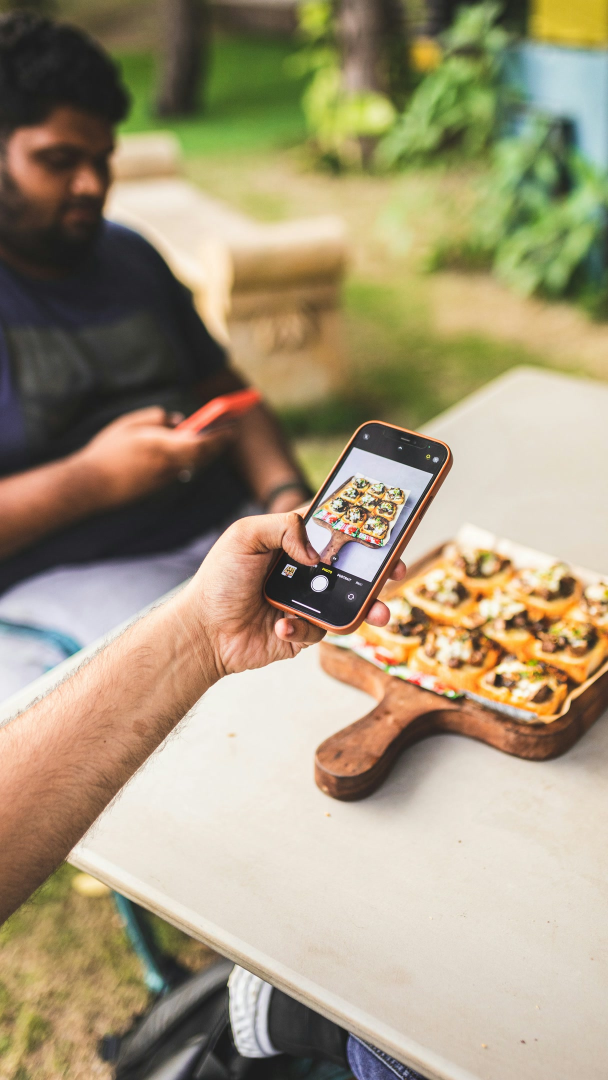
#> input picture videos/loyalty-evolution-reel/assets/stills/phone-photo-food.jpg, 1216 x 2160 px, given in place of reference-storyboard.webp, which was not available (shown at 1/2 size); the run also reads 1 picture not shown here
$ python build_storyboard.py
#> lines starting #> are read from the running program, lines starting #| are printed output that depends on the picture; pictures that were not available may be replaced by others from this repository, and a replacement may not be noted
### videos/wystak-palm-reveal/storyboard/plate.py
"""Plate analysis for the palm-tree reveal: the seaside photo, its sky model, the tree layers and a clean plate.

Everything is measured on the master plate (the seaside garden photo) and kept in fractions of its size, so a
higher-resolution copy of the same photo can be dropped in later (python3 build_storyboard.py --plate <file>).
"""
import numpy as np
from PIL import Image, ImageFilter

HORIZON = 639 / 1020          # sea horizon, as a fraction of the plate height
HEDGE = 752 / 1020            # below this line everything belongs to the garden (in front of the trees)

# the four palms (fractions of width, height): top = where the crown sits on the trunk, base = where it meets the hedge
TREES = {
    "T1": dict(top=(180 / 1020, 326 / 1020), base=(388 / 1020, 745 / 1020)),
    "T2": dict(top=(416 / 1020, 276 / 1020), base=(644 / 1020, 742 / 1020)),
    "T3": dict(top=(630 / 1020, 290 / 1020), base=(390 / 1020, 745 / 1020)),
    "T4": dict(top=(836 / 1020, 350 / 1020), base=(650 / 1020, 745 / 1020)),
}
BADGE = (0.0, 0.0, 0.115, 0.11)   # the reference sheet's frame number sits here; it is painted out of the sky


# [5 lines left out: function load, not called in this run]


def gblur(a, sigma):
    """Separable gaussian blur of an (H, W) or (H, W, C) float array."""
    squeeze = a.ndim == 2
    if squeeze:
        a = a[..., None]
    r = max(1, int(sigma * 3))
    k = np.exp(-0.5 * (np.arange(-r, r + 1) / sigma) ** 2); k /= k.sum()
    out = a.astype(np.float32)
    for ax in (0, 1):
        pad = [(0, 0)] * 3; pad[ax] = (r, r)
        p = np.pad(out, pad, mode="edge")
        acc = np.zeros_like(out)
        n = out.shape[ax]
        for i, kv in enumerate(k):
            acc += kv * (p[i:i + n] if ax == 0 else p[:, i:i + n])
        out = acc
    return out[..., 0] if squeeze else out


# [11 lines left out: function fill_from, not called in this run]


def sky_model(P):
    """A smooth model of the sky (cubic polynomial in x, y per channel), fitted on clear-sky pixels."""
    H, W, _ = P.shape
    yy, xx = np.mgrid[0:H, 0:W].astype(np.float32)
    r, g, b = P[..., 0], P[..., 1], P[..., 2]
    hz = int(HORIZON * H)
    sky = (b > r + 0.17) & (b > g + 0.03) & (yy < hz - 3)
    sky &= gblur(sky.astype(np.float32), 2) > 0.98            # away from fronds and trunks
    bx0, by0, bx1, by1 = BADGE
    sky &= ~((xx < bx1 * W) & (yy < by1 * H))
    X, Y = xx / W, yy / H
    terms = [np.ones_like(X), X, Y, X * Y, X * X, Y * Y, X * X * Y, X * Y * Y, X ** 3, Y ** 3]
    A = np.stack([t[sky] for t in terms], 1)
    model = np.zeros_like(P)
    for c in range(3):
        coef, *_ = np.linalg.lstsq(A, P[..., c][sky], rcond=None)
        model[..., c] = sum(cf * t for cf, t in zip(coef, terms))
    resid = (P - model)[sky]
    return model, sky, float(resid.std())


def tree_alpha(P, sky):
    """How much of each sky-region pixel is tree (fronds and trunks), by distance from the sky colour."""
    d = np.sqrt(((P - sky) ** 2).sum(-1))
    return np.clip((d - 0.035) / 0.30, 0, 1)

### videos/wystak-palm-reveal/storyboard/build_storyboard.py
"""WYSTAK palm-tree reveal: six storyboard frames and the 3x2 sheet.

One continuous shot of the seaside garden. The four palms (two crossing pairs that read as a W) bend, uncross and
turn navy from the ground up, become the navy W, the three passes fan out, and the shot ends on the exact logo.

How it is made (no generated images, no redrawn logo):
  * the seaside photo is the master plate; every frame starts from it, so the sky, sea, garden, fountains and people
    never change;
  * the palms are lifted off the plate: the sky behind them is rebuilt from a fitted sky model, each trunk is unwrapped
    into a bark texture strip, each crown is cut out and unmixed from the sky;
  * frames 2 and 3 redraw the trunks along new curves (the bases stay rooted) and carry the crowns on the trunk tops;
  * frames 4 to 6 use the supplied logo file, split into its navy, purple and teal layers (the colours, icons and
    angles come straight from the file). Frame 6 is the file itself.
  * the people, lamp posts and hedges in front of the trees are matted out of the plate and laid back on top.

  python3 build_storyboard.py [--plate photo.png] [--out frames_dir]
The default plate is frame 1 of the reference sheet in inbox/2026-10-10-palm-reveal/ (about 510 px, shown at 2x).
"""
import argparse, math, pathlib
import numpy as np
from PIL import Image, ImageDraw, ImageFilter, ImageFont
import plate as pl

HERE = pathlib.Path(__file__).resolve().parent
ROOT = HERE.parents[2]
REF = ROOT / "inbox" / "2026-10-10-palm-reveal" / "reference-storyboard.webp"
LOGO = ROOT / "wystak" / "instagram" / "single-posts" / "prelaunch-billboard" / "assets" / "logo-mark.png"
SIZE = 1020

# where the logo sits in the shot (logo-file pixels -> plate pixels at SIZE): centred on the garden, standing in the
# hedge; the W's two bottom vertices sit close to where the palm pairs are rooted (the roots slide the rest)
LOGO_S = 0.64
LOGO_X0, LOGO_Y0 = 150.0, 268.0
# the W's stroke ends in logo-file pixels: each palm becomes one stroke
STROKE_TOP = {"T1": (110, 190), "T3": (485, 290), "T2": (485, 290), "T4": (830, 40)}
STROKE_BASE = {"T1": (318, 752), "T3": (330, 752), "T2": (676, 752), "T4": (696, 752)}
PIVOT = (820, 760)            # the passes fan around this point (logo-file pixels), tucked into the W's foot
PASS_ANGLE = {"purple": 13.5, "teal": 24.0}   # how far each pass is fanned out from the navy pass in the file (degrees)

# things standing in front of the trees between the horizon and the hedge line (fractions of the plate)
FRONT_BOXES = [(38, 622, 64, 752), (316, 648, 348, 752), (713, 648, 748, 752), (138, 708, 232, 752),
               (328, 704, 398, 752), (468, 700, 528, 752), (562, 708, 652, 752), (710, 708, 788, 752),
               (778, 714, 868, 752)]


# where a person stands right against a trunk's foot (their head and hands are in front of it)
KEEP_ON_TRUNK = [(348, 712, 380, 752), (598, 712, 646, 752)]


# ------------------------------------------------------------------------------------------------ sampling helpers
def bilinear(img, x, y):
    """Sample an (H, W, C) float image at float coordinates (any shape), clamped to the edges."""
    H, W = img.shape[:2]
    x = np.clip(x, 0, W - 1.001); y = np.clip(y, 0, H - 1.001)
    x0 = np.floor(x).astype(int); y0 = np.floor(y).astype(int)
    fx = (x - x0)[..., None]; fy = (y - y0)[..., None]
    a = img[y0, x0]; b = img[y0, x0 + 1]; c = img[y0 + 1, x0]; d = img[y0 + 1, x0 + 1]
    return (a * (1 - fx) + b * fx) * (1 - fy) + (c * (1 - fx) + d * fx) * fy


def over(base, rgb, a):
    return base * (1 - a[..., None]) + rgb * a[..., None]


# [20 lines left out: function affine_layer, not called in this run]


def premul(rgba):
    out = rgba.copy(); out[..., :3] *= rgba[..., 3:4]; return out


def comp_premul(base, layer):
    return base * (1 - layer[..., 3:4]) + layer[..., :3]


# ------------------------------------------------------------------------------------------------ the plate
class Scene:
    def __init__(self, plate_path):
        if plate_path is None:
            ref = Image.open(REF).convert("RGB")
#> ref is the input picture: PIL image 1216x2160 RGB; mean R, G, B 163.8, 150.7, 123
            im = ref.crop((0, 0, 508, 508)).resize((SIZE, SIZE), Image.LANCZOS)
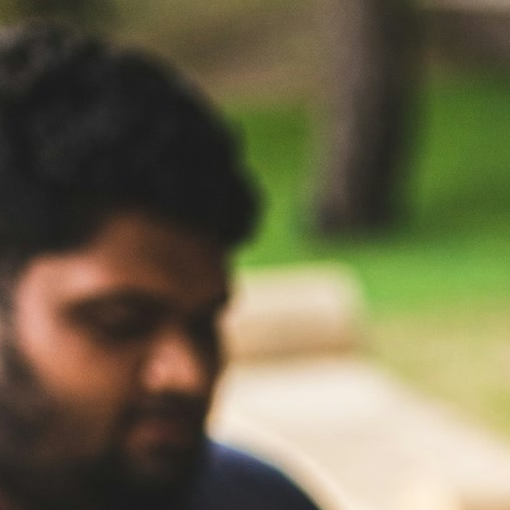
#> im: PIL image 1020x1020 RGB (shown at 1/2 size); mean R, G, B 109.2, 103.6, 76
        else:
            im = Image.open(plate_path).convert("RGB").resize((SIZE, SIZE), Image.LANCZOS)
        P = np.asarray(im).astype(np.float32) / 255
        self.P = P
        H, W, _ = P.shape
        self.H, self.W = H, W
        self.hz = int(pl.HORIZON * H)
        self.hedge = int(pl.HEDGE * H)
        self.sky, _, self.sky_sd = pl.sky_model(P)
#> in sky_model, `r, g, b = P[..., 0], P[..., 1], P[..., 2]`:
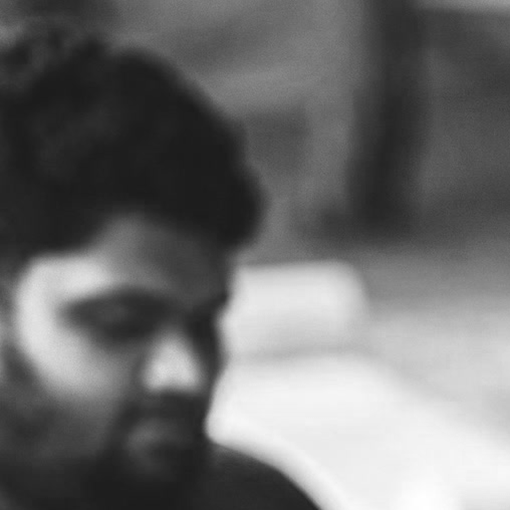
#> r: shape (1020, 1020) float32 (shown at 1/2 size); min 0.106, max 1, mean 0.428
#> in sky_model, `r, g, b = P[..., 0], P[..., 1], P[..., 2]`:
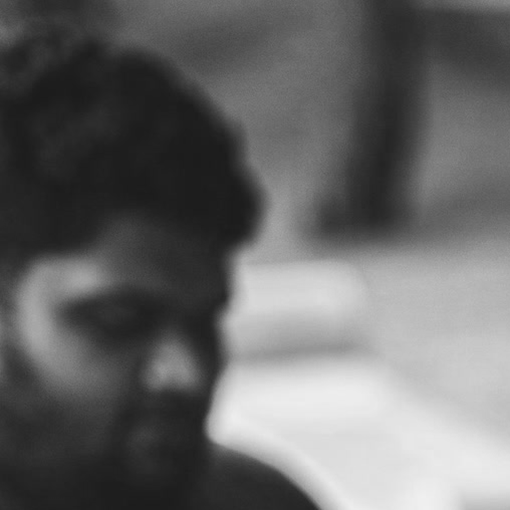
#> g: shape (1020, 1020) float32 (shown at 1/2 size); min 0.106, max 0.941, mean 0.406
#> in sky_model, `r, g, b = P[..., 0], P[..., 1], P[..., 2]`:
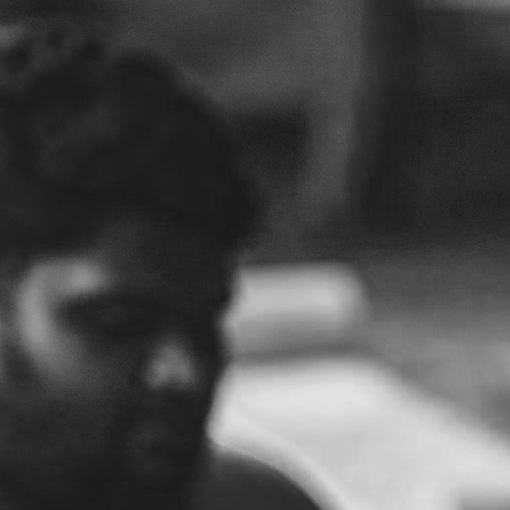
#> b: shape (1020, 1020) float32 (shown at 1/2 size); min 0.0863, max 0.886, mean 0.298
#> (the rest of the program and of its run is left out)
